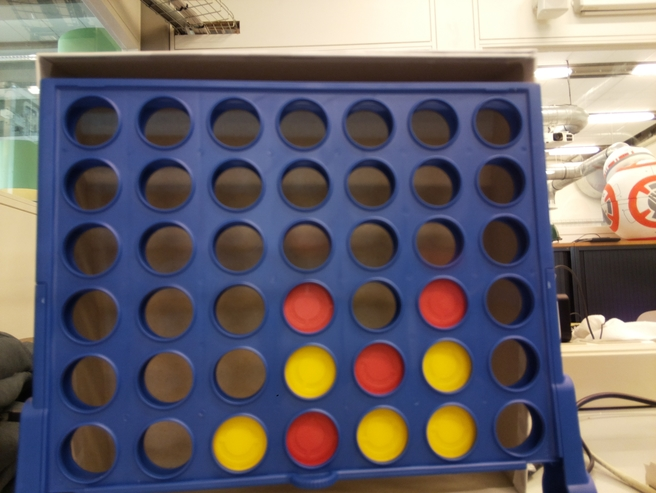
#> input picture VisionCode/board.jpg, 656 x 493 px
$ python getYellowCircles.py
#> lines starting #> are read from the running program, lines starting #| are printed output that depends on the picture; after the words box and inside, x2 and y2 are one past the last pixel; in counts of white or black regions, pixels touching at a corner belong together
#!/usr/bin/python
'''
This code will filter out all colors except RED
Then it will search for circles and will find only the RED circles.
'''
from __future__ import print_function

import cv2 as cv
import numpy as np
import sys
import os

if __name__ == '__main__':
	print(__doc__)

	color = "yellow"

	try:
		fn = sys.argv[1]
	except IndexError:
		fn = "board.jpg"
#Read/import the picture
	source = cv.imread(fn)
#> source is the input picture: shape (493, 656, 3); mean B, G, R 105.9, 101.1, 107.4
#Blur the image
	blur = cv.medianBlur(source, 7)
#make a HSV image from the blurred picture
	hsv = cv.cvtColor(blur, cv.COLOR_BGR2HSV)
#> hsv: shape (493, 656, 3); mean H, S, V 65.5, 109.5, 133.8
#Values for the RED filter
#HSV. H: Hue, S: Saturation, V: Value
#lower_red lowest values
#upper_red highest values
#Yellow values
#H: 20, S:190, V: 20
#H: 30, S:255, V:255
	lower_yellow = np.array([20,190,20])
	upper_yellow = np.array([30,255,255])
#apply the filter ranges
	mask_yellow = cv.inRange(hsv, lower_yellow, upper_yellow)
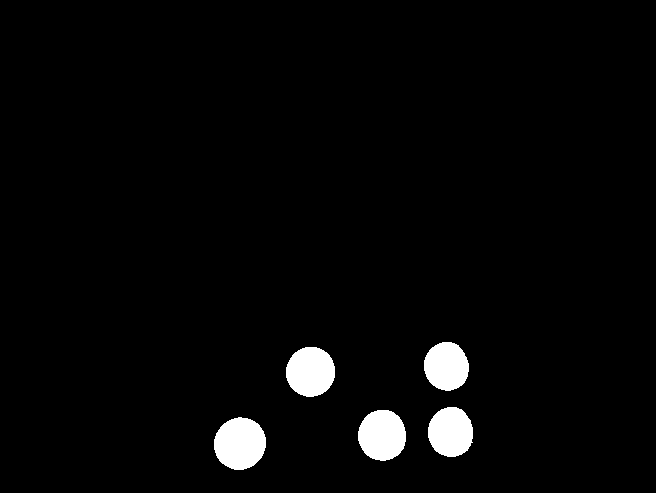
#> mask_yellow: shape (493, 656); 2.9% white; 5 white regions, box (x1, y1, x2, y2) and area: (214, 417, 266, 470) 2143, (358, 410, 406, 461) 1938, (286, 347, 335, 397) 1937, (428, 407, 473, 457) 1787, (424, 342, 469, 391) 1723
#show the color image with mask.
	res_yellow = cv.bitwise_and(blur, blur, mask = mask_yellow)
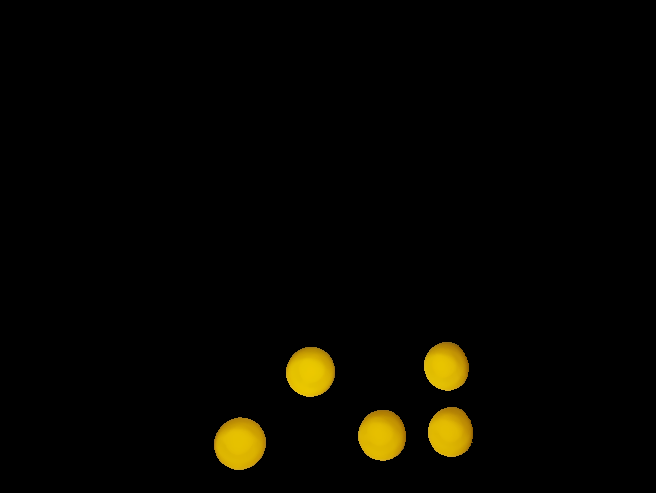
#> res_yellow: shape (493, 656, 3); mean B, G, R 0.1, 5, 6.2
#show image
	cv.imshow("source", source)
	cv.imshow("mask-black/white", mask_yellow)
	cv.imshow("rest-color", res_yellow)

	out = mask_yellow
#save the black/white image of the board where only the RED disc are visible
	save = "REDblackwhiteboard.jpg"
	cv.imwrite(save, out)
#detect the circles
	src = cv.imread(save)
#> src: shape (493, 656, 3); min 0, max 255, mean 7.5
#	img = cv.cvtColor(src, cv.COLOR_BGR2GRAY)
	img = cv.medianBlur(cv.cvtColor(src, cv.COLOR_BGR2GRAY), 5)
	cimg = src.copy() # numpy function

	circles = cv.HoughCircles(img, cv.HOUGH_GRADIENT, 1, 10, np.array([]), 100, 10, 20, 45)
#> circles = [[310.5, 369.5, 23.6], [450.5, 432.5, 22.9], [238.5, 441.5, 27], [445.5, 365.5, 22.8], [379.5, 433.5, 25.7]]

	# Check if circles have been found and only then iterate over these and add them to the image
	if circles is not None and len(circles):
		print(circles)
#| [[[310.5 369.5  23.6]
#|   [450.5 432.5  22.9]
#|   [238.5 441.5  27. ]
#|   [445.5 365.5  22.8]
#|   [379.5 433.5  25.7]]]
		a, b, c = circles.shape
#> a = 1; b = 5; c = 3
		for i in range(b):
		    cv.circle(cimg, (circles[0][i][0], circles[0][i][1]), circles[0][i][2], (0, 0, 255), 3, cv.LINE_AA)
		    cv.circle(cimg, (circles[0][i][0], circles[0][i][1]), 2, (0, 255, 0), 3, cv.LINE_AA)  # draw center of circle
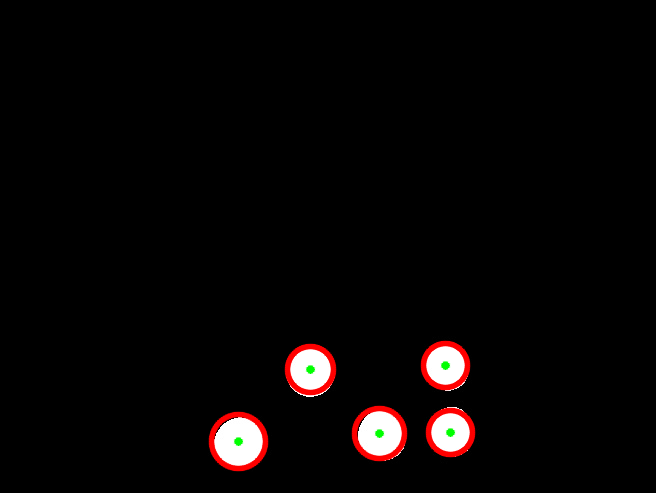
#> cimg: shape (493, 656, 3); mean B, G, R 5.3, 5.5, 8.6
		cv.imshow("yellow circles", cimg)
		print ('Total of', color, 'circles is', (i+1))
#| Total of yellow circles is 5
#End the program with ESC
	while True:
		k = cv.waitKey(5) & 0xFF
#> (key Esc is pressed here)
		if k == 27:
			break
	cv.destroyAllWindows()

$ run again, with VisionCode/20180607-2.jpg copied over VisionCode/board.jpg
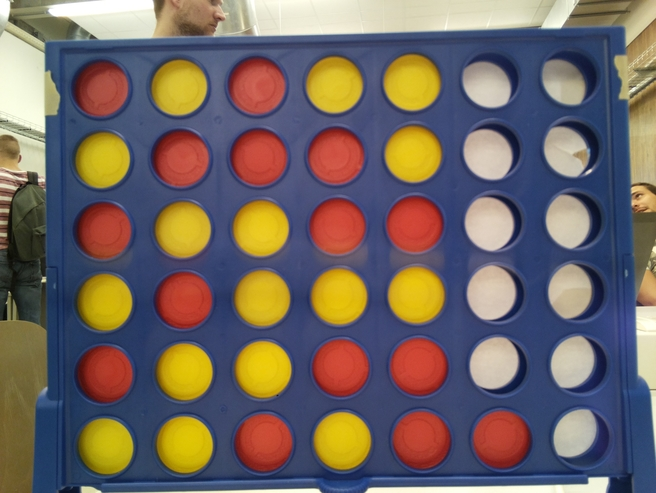
#> input picture VisionCode/20180607-2.jpg, 656 x 493 px
#> source is the input picture: shape (493, 656, 3); mean B, G, R 97.9, 103.1, 115
#> hsv: shape (493, 656, 3); mean H, S, V 71.8, 124.9, 141.1
#> `mask_yellow = cv.inRange(hsv, lower_yellow, upper_yellow)`:
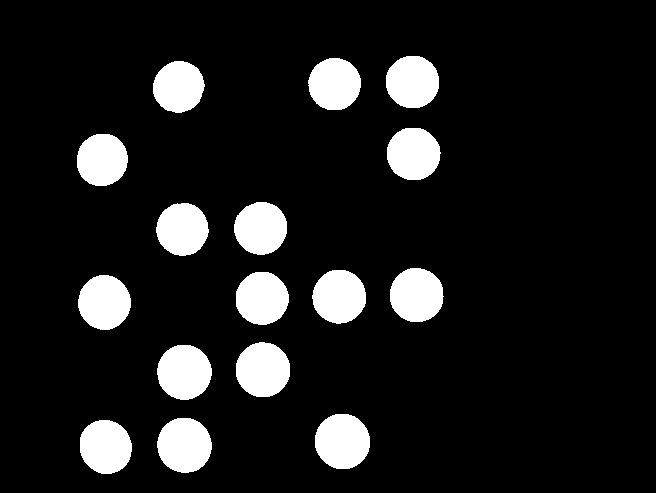
#> mask_yellow: shape (493, 656); 11.1% white; 16 white regions, largest, box (x1, y1, x2, y2) and area: (315, 414, 370, 469) 2414, (157, 418, 212, 473) 2373, (157, 345, 212, 400) 2366
#> circles = 16 rows, first 8: [341.5, 440.5, 27.5], [416.5, 294.5, 27.5], [183.5, 444.5, 27.4], [413.5, 153.5, 26.3], [339.5, 296.5, 26.6], [262.5, 369.5, 26.8], [104.5, 446.5, 26.8], [260.5, 228.5, 26.3]
#> (printed output is left out)
#> after the loop `for i in range(b):`:
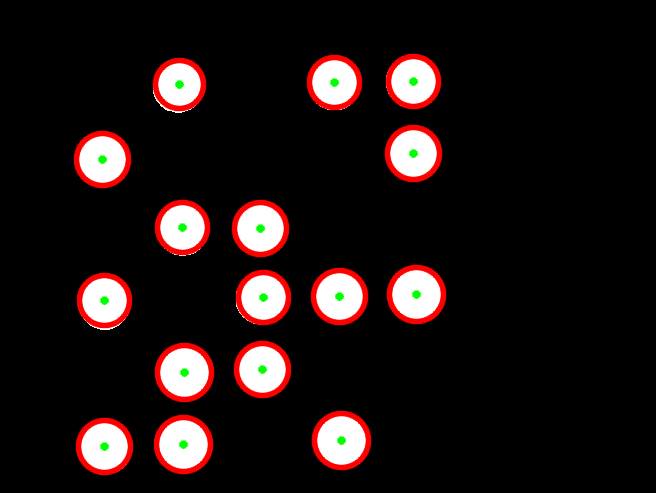
#> cimg: shape (493, 656, 3); mean B, G, R 20.4, 21.1, 31.8
#| Total of yellow circles is 16
